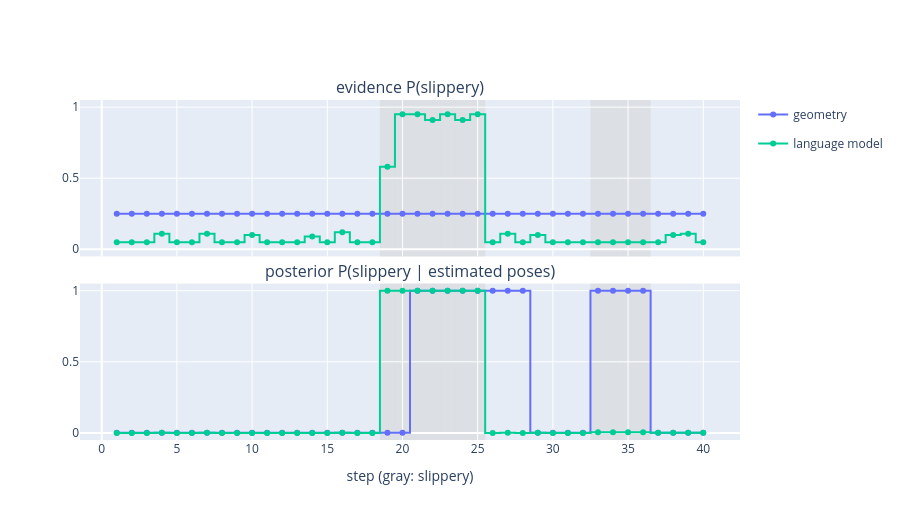

Here is the notebook cell this chart was saved with:
### Markdown cell above
The mode probabilities involved are of two kinds. The evidence is the unary factor
$P(m_k)$ that each source puts on a step. The posterior combines it with the geometry: given the
estimated poses, the mode of step $k$ is coupled only to its own odometry factor and evidence, so
`discretePosterior` on a graph with just those two factors gives $P(m_k \mid x_{k-1}, x_k)$.

### Code cell
def mode_posterior(route, p_slippery, poses):
    values = Values()
    for k, pose in enumerate(poses):
        values.insert(X(k), pose)
    posterior = []
    for k in range(1, N_STEPS + 1):
        mode, z = (M(k), 2), route["odometry"][k - 1]
        step = HybridNonlinearFactorGraph()
        step.push_back(HybridNonlinearFactor(
            mode, [(BetweenFactorPose2(X(k - 1), X(k), z, n), n.negLogConstant()) for n in (TIGHT, LOOSE)]))
        p = p_slippery[k - 1]
        step.push_back(DecisionTreeFactor(mode, f"{1 - p} {p}"))
        slippery = DiscreteValues()
        slippery[M(k)] = 1
        posterior.append(step.discretePosterior(values)(slippery))
    return posterior


fig = make_subplots(rows=2, cols=1, shared_xaxes=True, vertical_spacing=0.08,
                    subplot_titles=["evidence P(slippery)", "posterior P(slippery | estimated poses)"])
for source in SHOW:
    p = evidence(route, source)
    color = COLORS[source]
    fig.add_trace(go.Scatter(x=steps, y=p, mode="lines+markers", name=source, legendgroup=source,
                             line=dict(color=color, shape="hvh")), row=1, col=1)
    fig.add_trace(go.Scatter(x=steps, y=mode_posterior(route, p, estimates[source][1]),
                             mode="lines+markers", name=source, legendgroup=source, showlegend=False,
                             line=dict(color=color, shape="hvh")), row=2, col=1)
for k, slippery in enumerate(route["modes"]):
    if slippery:
        for row in (1, 2):
            fig.add_vrect(x0=k + 0.5, x1=k + 1.5, fillcolor="lightgray", opacity=0.5, line_width=0,
                          layer="below", row=row, col=1)
fig.update_yaxes(range=[-0.05, 1.05])
fig.update_layout(xaxis2_title="step (gray: slippery)", height=520)
fig.show()

### Figure 1 — Plotly figure (JSON) as saved in the notebook; plotly's stock layout.template omitted (floating-point values rounded to 4 significant figures)
{"data": [{"legendgroup": "geometry", "line": {"color": "#636efa", "shape": "hvh"}, "mode": "lines+markers", "name": "geometry", "type": "scatter", "x": [1, 2, 3, 4, 5, 6, 7, 8, 9, 10, 11, 12, 13, 14, 15, 16, 17, 18, 19, 20, 21, 22, 23, 24, 25, 26, 27, 28, 29, 30, 31, 32, 33, 34, 35, 36, 37, 38, 39, 40], "xaxis": "x", "y": [0.25, 0.25, 0.25, 0.25, 0.25, 0.25, 0.25, 0.25, 0.25, 0.25, 0.25, 0.25, 0.25, 0.25, 0.25, 0.25, 0.25, 0.25, 0.25, 0.25, 0.25, 0.25, 0.25, 0.25, 0.25, 0.25, 0.25, 0.25, 0.25, 0.25, 0.25, 0.25, 0.25, 0.25, 0.25, 0.25, 0.25, 0.25, 0.25, 0.25], "yaxis": "y"}, {"legendgroup": "geometry", "line": {"color": "#636efa", "shape": "hvh"}, "mode": "lines+markers", "name": "geometry", "showlegend": false, "type": "scatter", "x": [1, 2, 3, 4, 5, 6, 7, 8, 9, 10, 11, 12, 13, 14, 15, 16, 17, 18, 19, 20, 21, 22, 23, 24, 25, 26, 27, 28, 29, 30, 31, 32, 33, 34, 35, 36, 37, 38, 39, 40], "xaxis": "x2", "y": [0.0003226, 0.0003199, 0.0003184, 0.0003171, 0.0003112, 0.0003108, 0.0003104, 0.00031, 0.0003107, 0.0003105, 0.0003104, 0.0003104, 0.0003504, 0.0003506, 0.0003517, 0.0003525, 0.0005252, 0.0005257, 0.000527, 0.0005276, 1.0, 1.0, 1.0, 1.0, 0.9994, 0.9994, 0.9994, 0.9994, 0.0003097, 0.0003099, 0.0003101, 0.00031, 1.0, 1.0, 1.0, 1.0, 0.000336, 0.0003359, 0.0003364, 0.0003369], "yaxis": "y2"}, {"legendgroup": "language model", "line": {"color": "#00cc96", "shape": "hvh"}, "mode": "lines+markers", "name": "language model", "type": "scatter", "x": [1, 2, 3, 4, 5, 6, 7, 8, 9, 10, 11, 12, 13, 14, 15, 16, 17, 18, 19, 20, 21, 22, 23, 24, 25, 26, 27, 28, 29, 30, 31, 32, 33, 34, 35, 36, 37, 38, 39, 40], "xaxis": "x", "y": [0.05, 0.05, 0.05, 0.11, 0.05, 0.05, 0.11, 0.05, 0.05, 0.1, 0.05, 0.05, 0.05, 0.09, 0.05, 0.12, 0.05, 0.05, 0.58, 0.95, 0.95, 0.91, 0.95, 0.91, 0.95, 0.05, 0.11, 0.05, 0.1, 0.05, 0.05, 0.05, 0.05, 0.05, 0.05, 0.05, 0.05, 0.1, 0.11, 0.05], "yaxis": "y"}, {"legendgroup": "language model", "line": {"color": "#00cc96", "shape": "hvh"}, "mode": "lines+markers", "name": "language model", "showlegend": false, "type": "scatter", "x": [1, 2, 3, 4, 5, 6, 7, 8, 9, 10, 11, 12, 13, 14, 15, 16, 17, 18, 19, 20, 21, 22, 23, 24, 25, 26, 27, 28, 29, 30, 31, 32, 33, 34, 35, 36, 37, 38, 39, 40], "xaxis": "x2", "y": [5.203e-05, 5.16e-05, 5.139e-05, 0.0001203, 5.015e-05, 5.008e-05, 0.0001175, 4.994e-05, 4.957e-05, 0.0001046, 4.956e-05, 4.959e-05, 4.878e-05, 9.164e-05, 4.877e-05, 0.0001264, 4.882e-05, 4.882e-05, 1.0, 1.0, 1.0, 1.0, 1.0, 1.0, 1.0, 4.979e-05, 0.0001169, 4.978e-05, 0.0002096, 9.972e-05, 0.0001007, 0.0001008, 0.005035, 0.005097, 0.005197, 0.005329, 0.0001929, 0.0004005, 0.0004348, 0.0001848], "yaxis": "y2"}], "layout": {"annotations": [{"font": {"size": 16}, "showarrow": false, "text": "evidence P(slippery)", "x": 0.5, "xanchor": "center", "xref": "paper", "y": 1.0, "yanchor": "bottom", "yref": "paper"}, {"font": {"size": 16}, "showarrow": false, "text": "posterior P(slippery | estimated poses)", "x": 0.5, "xanchor": "center", "xref": "paper", "y": 0.46, "yanchor": "bottom", "yref": "paper"}], "height": 520, "shapes": [{"fillcolor": "lightgray", "layer": "below", "line": {"width": 0}, "opacity": 0.5, "type": "rect", "x0": 18.5, "x1": 19.5, "xref": "x", "y0": 0, "y1": 1, "yref": "y domain"}, {"fillcolor": "lightgray", "layer": "below", "line": {"width": 0}, "opacity": 0.5, "type": "rect", "x0": 18.5, "x1": 19.5, "xref": "x2", "y0": 0, "y1": 1, "yref": "y2 domain"}, {"fillcolor": "lightgray", "layer": "below", "line": {"width": 0}, "opacity": 0.5, "type": "rect", "x0": 19.5, "x1": 20.5, "xref": "x", "y0": 0, "y1": 1, "yref": "y domain"}, {"fillcolor": "lightgray", "layer": "below", "line": {"width": 0}, "opacity": 0.5, "type": "rect", "x0": 19.5, "x1": 20.5, "xref": "x2", "y0": 0, "y1": 1, "yref": "y2 domain"}, {"fillcolor": "lightgray", "layer": "below", "line": {"width": 0}, "opacity": 0.5, "type": "rect", "x0": 20.5, "x1": 21.5, "xref": "x", "y0": 0, "y1": 1, "yref": "y domain"}, {"fillcolor": "lightgray", "layer": "below", "line": {"width": 0}, "opacity": 0.5, "type": "rect", "x0": 20.5, "x1": 21.5, "xref": "x2", "y0": 0, "y1": 1, "yref": "y2 domain"}, {"fillcolor": "lightgray", "layer": "below", "line": {"width": 0}, "opacity": 0.5, "type": "rect", "x0": 21.5, "x1": 22.5, "xref": "x", "y0": 0, "y1": 1, "yref": "y domain"}, {"fillcolor": "lightgray", "layer": "below", "line": {"width": 0}, "opacity": 0.5, "type": "rect", "x0": 21.5, "x1": 22.5, "xref": "x2", "y0": 0, "y1": 1, "yref": "y2 domain"}, {"fillcolor": "lightgray", "layer": "below", "line": {"width": 0}, "opacity": 0.5, "type": "rect", "x0": 22.5, "x1": 23.5, "xref": "x", "y0": 0, "y1": 1, "yref": "y domain"}, {"fillcolor": "lightgray", "layer": "below", "line": {"width": 0}, "opacity": 0.5, "type": "rect", "x0": 22.5, "x1": 23.5, "xref": "x2", "y0": 0, "y1": 1, "yref": "y2 domain"}, {"fillcolor": "lightgray", "layer": "below", "line": {"width": 0}, "opacity": 0.5, "type": "rect", "x0": 23.5, "x1": 24.5, "xref": "x", "y0": 0, "y1": 1, "yref": "y domain"}, {"fillcolor": "lightgray", "layer": "below", "line": {"width": 0}, "opacity": 0.5, "type": "rect", "x0": 23.5, "x1": 24.5, "xref": "x2", "y0": 0, "y1": 1, "yref": "y2 domain"}, {"fillcolor": "lightgray", "layer": "below", "line": {"width": 0}, "opacity": 0.5, "type": "rect", "x0": 24.5, "x1": 25.5, "xref": "x", "y0": 0, "y1": 1, "yref": "y domain"}, {"fillcolor": "lightgray", "layer": "below", "line": {"width": 0}, "opacity": 0.5, "type": "rect", "x0": 24.5, "x1": 25.5, "xref": "x2", "y0": 0, "y1": 1, "yref": "y2 domain"}, {"fillcolor": "lightgray", "layer": "below", "line": {"width": 0}, "opacity": 0.5, "type": "rect", "x0": 32.5, "x1": 33.5, "xref": "x", "y0": 0, "y1": 1, "yref": "y domain"}, {"fillcolor": "lightgray", "layer": "below", "line": {"width": 0}, "opacity": 0.5, "type": "rect", "x0": 32.5, "x1": 33.5, "xref": "x2", "y0": 0, "y1": 1, "yref": "y2 domain"}, {"fillcolor": "lightgray", "layer": "below", "line": {"width": 0}, "opacity": 0.5, "type": "rect", "x0": 33.5, "x1": 34.5, "xref": "x", "y0": 0, "y1": 1, "yref": "y domain"}, {"fillcolor": "lightgray", "layer": "below", "line": {"width": 0}, "opacity": 0.5, "type": "rect", "x0": 33.5, "x1": 34.5, "xref": "x2", "y0": 0, "y1": 1, "yref": "y2 domain"}, {"fillcolor": "lightgray", "layer": "below", "line": {"width": 0}, "opacity": 0.5, "type": "rect", "x0": 34.5, "x1": 35.5, "xref": "x", "y0": 0, "y1": 1, "yref": "y domain"}, {"fillcolor": "lightgray", "layer": "below", "line": {"width": 0}, "opacity": 0.5, "type": "rect", "x0": 34.5, "x1": 35.5, "xref": "x2", "y0": 0, "y1": 1, "yref": "y2 domain"}, {"fillcolor": "lightgray", "layer": "below", "line": {"width": 0}, "opacity": 0.5, "type": "rect", "x0": 35.5, "x1": 36.5, "xref": "x", "y0": 0, "y1": 1, "yref": "y domain"}, {"fillcolor": "lightgray", "layer": "below", "line": {"width": 0}, "opacity": 0.5, "type": "rect", "x0": 35.5, "x1": 36.5, "xref": "x2", "y0": 0, "y1": 1, "yref": "y2 domain"}], "xaxis": {"anchor": "y", "domain": [0.0, 1.0], "matches": "x2", "showticklabels": false}, "xaxis2": {"anchor": "y2", "domain": [0.0, 1.0], "title": {"text": "step (gray: slippery)"}}, "yaxis": {"anchor": "x", "domain": [0.54, 1.0], "range": [-0.05, 1.05]}, "yaxis2": {"anchor": "x2", "domain": [0.0, 0.46], "range": [-0.05, 1.05]}}}
